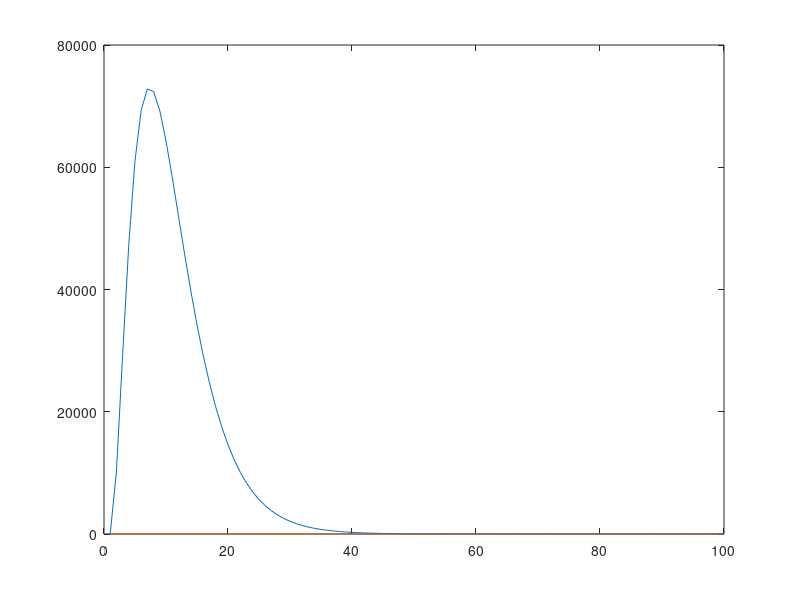

Source code (MATLAB):

A= 0.2*[[-0.5,500];[0,-1]];

niter=100; 
x=zeros(2,niter);
x(:,1) = [1;1];  


[v,d] = eigs(A) 

pause

for i=2:niter
    
    x(:,i) = x(:,i-1)+A*x(:,i-1);
    
end

plot((x.^2)')


